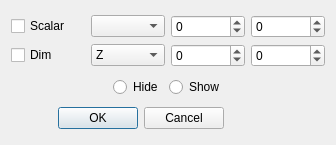
<?xml version="1.0" encoding="UTF-8"?>
<ui version="4.0">
 <class>VisibleSettingDlg</class>
 <widget class="QDialog" name="VisibleSettingDlg">
  <property name="geometry">
   <rect>
    <x>0</x>
    <y>0</y>
    <width>336</width>
    <height>145</height>
   </rect>
  </property>
  <property name="windowTitle">
   <string>Dialog</string>
  </property>
  <layout class="QGridLayout" name="gridLayout_2">
   <item row="0" column="0" colspan="4">
    <layout class="QGridLayout" name="gridLayout">
     <item row="0" column="0">
      <widget class="QCheckBox" name="cBox_Scalar">
       <property name="text">
        <string>Scalar</string>
       </property>
      </widget>
     </item>
     <item row="0" column="1">
      <widget class="QComboBox" name="comboBox_Scalar"/>
     </item>
     <item row="0" column="2">
      <widget class="QSpinBox" name="sBox_lowScalar">
       <property name="minimum">
        <number>-9999999</number>
       </property>
       <property name="maximum">
        <number>9999999</number>
       </property>
      </widget>
     </item>
     <item row="0" column="3">
      <widget class="QSpinBox" name="sBox_HighScalar">
       <property name="minimum">
        <number>-9999999</number>
       </property>
       <property name="maximum">
        <number>9999999</number>
       </property>
      </widget>
     </item>
     <item row="1" column="0">
      <widget class="QCheckBox" name="cBox_Dim">
       <property name="text">
        <string>Dim</string>
       </property>
      </widget>
     </item>
     <item row="1" column="1">
      <widget class="QComboBox" name="comboBox_Dim">
       <item>
        <property name="text">
         <string>Z</string>
        </property>
       </item>
       <item>
        <property name="text">
         <string>X</string>
        </property>
       </item>
       <item>
        <property name="text">
         <string>Y</string>
        </property>
       </item>
      </widget>
     </item>
     <item row="1" column="2">
      <widget class="QSpinBox" name="sBox_LowDim">
       <property name="minimum">
        <number>-9999999</number>
       </property>
       <property name="maximum">
        <number>9999999</number>
       </property>
      </widget>
     </item>
     <item row="1" column="3">
      <widget class="QSpinBox" name="sBox_HighDim">
       <property name="minimum">
        <number>-9999999</number>
       </property>
       <property name="maximum">
        <number>9999999</number>
       </property>
      </widget>
     </item>
    </layout>
   </item>
   <item row="1" column="0">
    <spacer name="horizontalSpacer">
     <property name="orientation">
      <enum>Qt::Horizontal</enum>
     </property>
     <property name="sizeHint" stdset="0">
      <size>
       <width>83</width>
       <height>20</height>
      </size>
     </property>
    </spacer>
   </item>
   <item row="1" column="1">
    <widget class="QRadioButton" name="radioButton_Hide">
     <property name="text">
      <string>Hide</string>
     </property>
    </widget>
   </item>
   <item row="1" column="2">
    <widget class="QRadioButton" name="radioButton_Show">
     <property name="text">
      <string>Show</string>
     </property>
    </widget>
   </item>
   <item row="1" column="3">
    <spacer name="horizontalSpacer_2">
     <property name="orientation">
      <enum>Qt::Horizontal</enum>
     </property>
     <property name="sizeHint" stdset="0">
      <size>
       <width>82</width>
       <height>20</height>
      </size>
     </property>
    </spacer>
   </item>
   <item row="2" column="0" colspan="3">
    <widget class="QDialogButtonBox" name="buttonBox">
     <property name="orientation">
      <enum>Qt::Horizontal</enum>
     </property>
     <property name="standardButtons">
      <set>QDialogButtonBox::Cancel|QDialogButtonBox::Ok</set>
     </property>
    </widget>
   </item>
  </layout>
 </widget>
 <resources/>
 <connections>
  <connection>
   <sender>buttonBox</sender>
   <signal>accepted()</signal>
   <receiver>VisibleSettingDlg</receiver>
   <slot>accept()</slot>
   <hints>
    <hint type="sourcelabel">
     <x>227</x>
     <y>101</y>
    </hint>
    <hint type="destinationlabel">
     <x>157</x>
     <y>110</y>
    </hint>
   </hints>
  </connection>
  <connection>
   <sender>buttonBox</sender>
   <signal>rejected()</signal>
   <receiver>VisibleSettingDlg</receiver>
   <slot>reject()</slot>
   <hints>
    <hint type="sourcelabel">
     <x>236</x>
     <y>101</y>
    </hint>
    <hint type="destinationlabel">
     <x>245</x>
     <y>110</y>
    </hint>
   </hints>
  </connection>
 </connections>
</ui>
